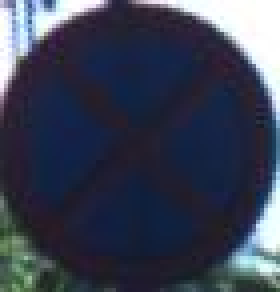
%> input picture proj-traffic-signs-recognition/src/data/7/0022.jpg, 70 x 73 px (shown 4 times larger)
$ octave pr_proj_test1.m   (GNU Octave 9; MATLAB toolbox functions it lacks are replaced by stand-ins)
%> lines starting %> are read from the running program, lines starting %| are printed output that depends on the picture
clear all; close all; clc;

img_dirs = {
    'data/2/0022.jpg';
    'data/5/0056.jpg';
    'data/6/0008.jpg';
    'data/7/0034.jpg';
    'data/9/0045.jpg';
    'data/10/0065.jpg'
    };
titles = {
    'original';
    'gray';
    'histeq'
    };
n = length(img_dirs);
img_size = [128 NaN];

for i = 1 : n
    img1 = imresize(imread(img_dirs{i}), img_size);
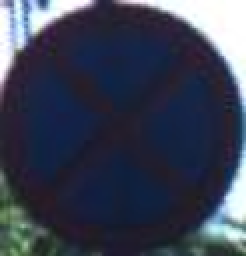
%> img1: size 128x123x3 uint8 (shown 2 times larger); mean R, G, B 58.9, 65.1, 83.7
    img2 = rgb2gray(img1);
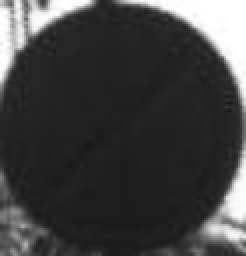
%> img2: size 128x123 uint8 (shown 2 times larger); min 25, max 255, mean 65.4
    img3 = histeq(img2);
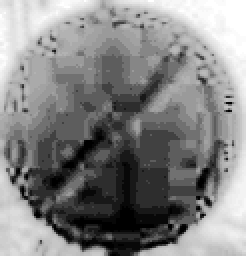
%> img3: size 128x123 uint8 (shown 2 times larger); min 0, max 255, mean 131.9

    for j  = 1 : 3
        subplot(3,n,i+(j-1)*n);
        eval(['imshow(img', num2str(j), ');']);
        if mod(i,n) == 1
            ylabel(titles{j});
        end
    end
end
%> pass 2 of the loop `for i = 1 : n`:
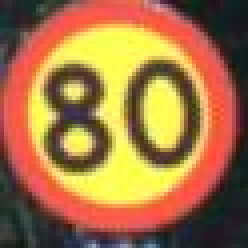
%> input picture proj-交通标志识别/src/data/3/0056.jpg, 62 x 62 px (shown 4 times larger)
%> img1: size 128x128x3 uint8
%> `img2 = rgb2gray(img1);`:
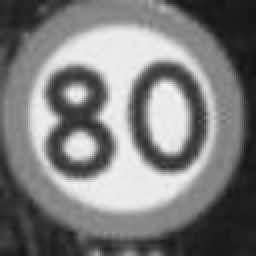
%> img2: size 128x128 uint8 (shown 2 times larger); min 20, max 241, mean 124.6
%> `img3 = histeq(img2);`:
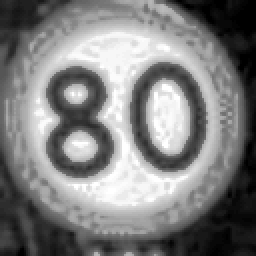
%> img3: size 128x128 uint8 (shown 2 times larger); min 0, max 255, mean 126.5
%> pass 3 of the loop `for i = 1 : n`:
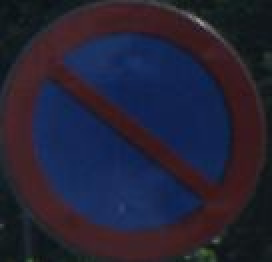
%> input picture proj-traffic-signs-recognition/src/data/6/0008.jpg, 136 x 131 px (shown 2 times larger)
%> img1: size 128x133x3 uint8
%> `img2 = rgb2gray(img1);`:
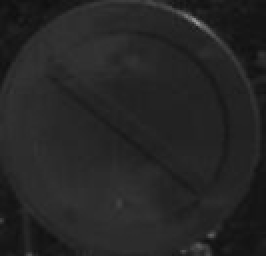
%> img2: size 128x133 uint8 (shown 2 times larger); min 15, max 155, mean 37.3
%> `img3 = histeq(img2);`:
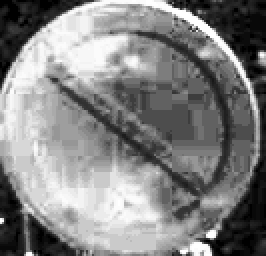
%> img3: size 128x133 uint8 (shown 2 times larger); min 0, max 255, mean 130.3
%> the loop made 6 passes; the first 3 are shown
